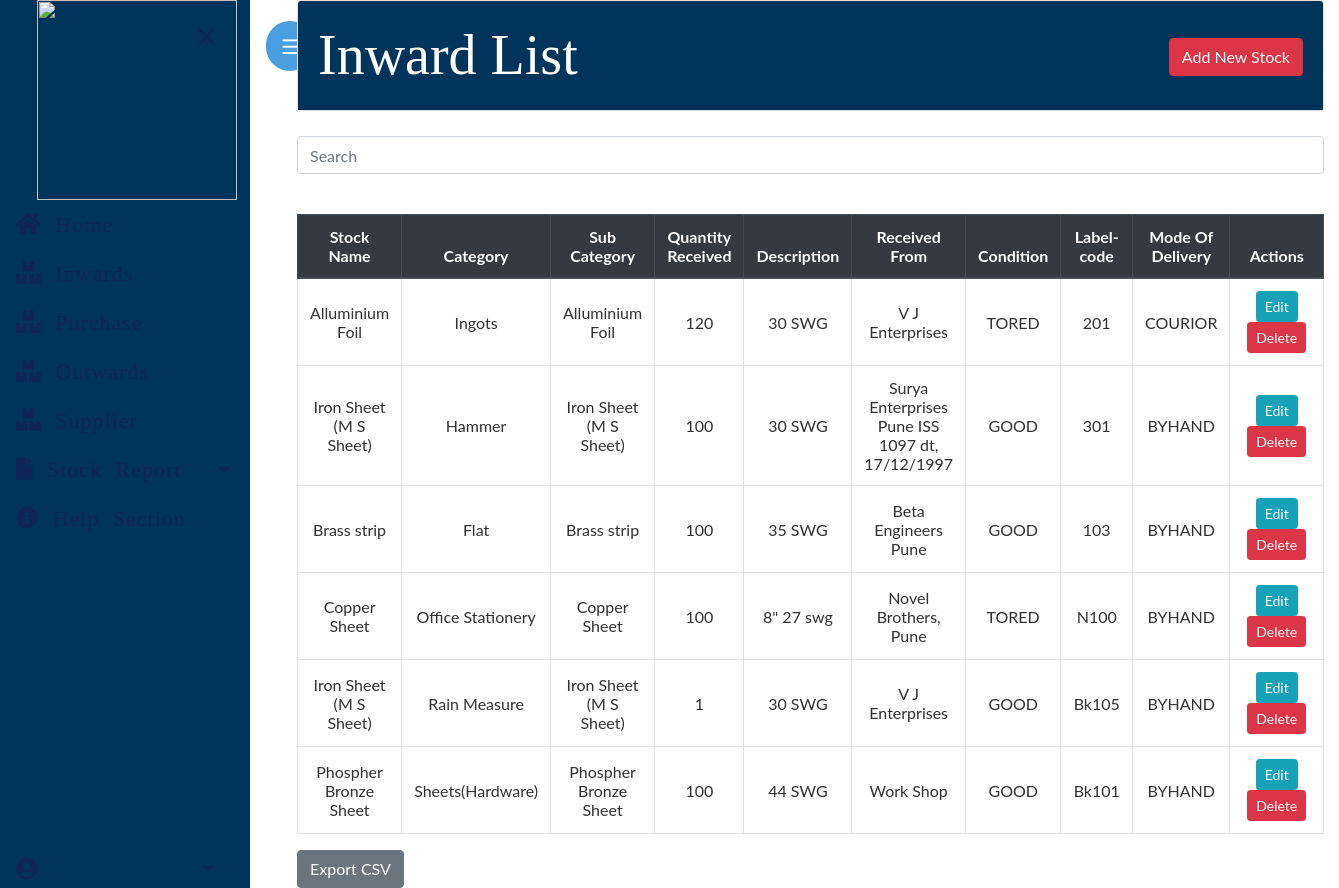
The app's page /inventory/, older data.
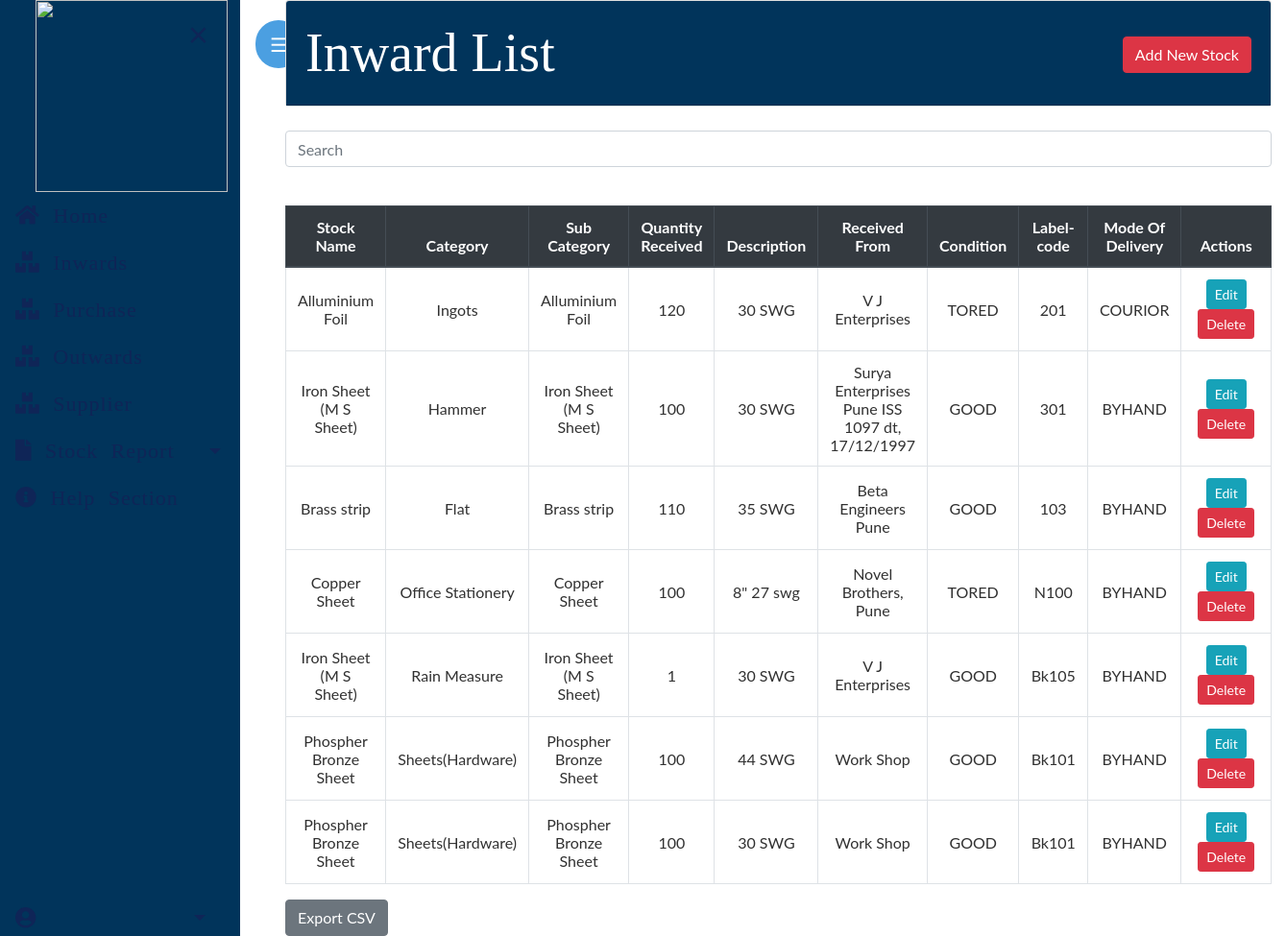
The same page, newer data.
### imdapp/models.py (models this page shows, shortened)
class Stock(models.Model):
    CONDITION = [
        ('GOOD', 'GOOD'),
        ('TORED', 'TORED'),
        ('DAMAGED', 'DAMAGED'),
    ]
    MODE_OF_DELEVERY = [
        ('BYHAND', 'BYHAND'),
        ('COURIOR', 'COURIOR'),
        ('OTHER', 'OTHER'),
    ]
    category=models.ForeignKey(Category,on_delete=models.CASCADE)
    subcategory=models.ForeignKey(Subcategory,on_delete=models.CASCADE)
    description=models.ForeignKey(Description,on_delete=models.CASCADE)
    name=models.ForeignKey(Supp,on_delete=models.CASCADE)
    type=models.CharField(max_length=20)
    id = models.AutoField(primary_key=True)
    quantity = models.IntegerField(default=1)
    Mode_of_delivery = models.CharField(max_length=50, choices=MODE_OF_DELEVERY)  # received by
    label_code = models.CharField(max_length=20, default="")
    condition = models.CharField(max_length=50, choices=CONDITION)
    is_deleted = models.BooleanField(default=False)

class Subcategory(models.Model):
    id=models.IntegerField(primary_key=True)
    subcategory=models.CharField(max_length=255)
    is_consumable=models.BooleanField(default=False)
    def __str__(self):
        return self.subcategory
    class Meta:
        db_table='Subcategory'

class Category(models.Model):
    id=models.IntegerField(primary_key=True)
    category=models.CharField(max_length=255)
    def __str__(self):
        return self.category
    class Meta:
        db_table='Category'

class Description(models.Model):
    id=models.IntegerField(primary_key=True)
    description=models.CharField(max_length=255)
    def __str__(self):
        return self.description
    class Meta:
        db_table='Description'

class Supp(models.Model):
    id=models.IntegerField(primary_key=True)
    name=models.CharField(max_length=255)
    def __str__(self):
        return self.name
    class Meta:
        db_table='Supp'

### imdapp/views.py (the view)
# urls.py: path('', views.StockListView.as_view(), name='inventory'),
class StockListView(FilterView):
    filterset_class = StockFilter
    queryset = Stock.objects.filter(is_deleted=False)
    template_name = 'inventory/inventory.html'
    paginate_by = 10

### imdapp/templates/inventory/inventory.html (shortened to what this page needs)
{% extends "base.html" %}
{% load widget_tweaks %}
{% block content %}
    <div class="card text-left">
          <div class="card-header" style="background-color:#01345B">
            <div class="row" style="color: white; font-style: bold; font-size: 3.5rem">
            <div class="col-md-8" style="font-family: 'Alkalami'" >Inward List</div>
            <div class="col-md-4">
                <div style="float:right; margin-top:8%"> <a class="btn btn-danger" href="{% url 'new-stock' %}">Add New Stock</a> </div>
            </div>
            </div>
          </div>
    </div>
    <div style="border-bottom: 1px solid white;"></div>
    <br>
    <div class="form-group">
        <input id="myInput" type="text" class="search form-control"  placeholder="Search">
    </div>
    <table class="table table-css table-bordered table-hover" id="myTable" onkeyup="myFunction()">
        <br>
        <thead class="thead-dark align-middle">
            <tr>
                <th width="8%">Stock Name</th>
                <th width="9%">Category</th>
                <th width="8%">Sub Category</th>
                <th width="5%">Quantity Received</th>
                <th width="5%">Description</th>
                <th width="5%">Received From</th>
                <th width="5%">Condition</th>
                <th width="8%">Label-code</th>
                <th width="5%">Mode Of Delivery</th>
                <th width="25%">Actions</th>
            </tr>
        </thead>
{% if object_list %}
        <tbody>
            {% for stock in object_list %}
        <tr>
                    <td class="align-middle">{{ stock.subcategory }}</td>
                    <td class="align-middle">{{ stock.category }}</td>
                    <td class="align-middle">{{ stock.subcategory }}</td>
                    <td class="align-middle">{{ stock.quantity }}</td>
                    <td class="align-middle">{{ stock.description }}</td>
                    <td class="align-middle">{{ stock.name }}</td>
                    <td class="align-middle">{{ stock.condition }}</td>
                    <td class="align-middle">{{ stock.label_code }}</td>
                    <td class="align-middle">{{ stock.Mode_of_delivery }}</td>
                    <td class="align-middle">
                        <a href="{% url 'edit-stock' stock.pk %}" class="btn btn-info btn-sm">Edit</a>
                        <a href="{% url 'delete-stock' stock.pk %}" class="btn btn-danger btn-sm"> Delete</a>
                    </td>
                </tr>
            {% endfor %}
        </tbody>
    </table>
    <div>
        <a href="{% url 'stockre' %}" class="btn btn-secondary">Export CSV</a>
    </div>
{% endif %}
{% endblock content %}

### homepage/templates/base.html (shortened to what this page needs)
{% load static %}
<html lang="en">
<head>
    <link rel="stylesheet" type="text/css" href="{% static 'bootstrap/bootstrap.min.css' %}">
    <link rel="stylesheet" href="https://use.fontawesome.com/releases/v5.7.0/css/all.css">
    <link rel="stylesheet" type="text/css" href="{% static 'css/main.css' %}">
    <link rel="stylesheet" type="text/css" href="{% static 'css/sidebar.css' %}">
    <link rel="stylesheet" type="text/css" href="{% static 'css/dialogbox.css' %}">
</head>
<body onload="openNav()">
    <main id="wrapper">
        <div id="mySidebar" class="sidebar sidebar-show">
            <a href="javascript:void(0)" class="closebtn" onclick="closeNav()">×</a>
            <ul class="list-unstyled sidebar-components">
                <img src="https://internal.imd.gov.in/section/satmet/lightning/logof.png"
          style="height: 200px; margin-top: -20px; margin-left: 45px; margin-bottom: -20px;" >
            <ul class="list-unstyled sidebar-components">
                <li>
                    <a class="sidebar-text sidebar-button " href="{% url 'home' %}"  style="font-family: 'Alkalami'"><i class="fas fa-home"></i> Home</a>
                </li>
                <li>
                    <a class="sidebar-text sidebar-button" href="{% url 'new-stock' %}" style="font-family: 'Alkalami'"><i class="fas fa-boxes"></i> Inwards</a>
                </li>
                 <li>
                    <a class="sidebar-text sidebar-button" href="{% url 'select-supplier' %}" style="font-family: 'Alkalami'"><i class="fas fa-boxes"></i> Purchase</a>
                </li>
                <li>
                    <a class="sidebar-text sidebar-button" href="{% url 'new-sale' %}" style="font-family: 'Alkalami'"><i class="fas fa-boxes"></i> Outwards</a>
                </li>
                <li>
                    <a class="sidebar-text sidebar-button" href="{% url 'new-supplier' %}" style="font-family: 'Alkalami'"><i class="fas fa-boxes"></i> Supplier</a>
                </li>
                <li>
                    <a href="#saleSubmenu" data-toggle="collapse" class="dropdown-toggle sidebar-text right-arrow sidebar-button"><i class="fas fa-file"></i> Stock Report</a>
                </li>
                <li>
                    <a class="sidebar-text sidebar-button" href="{% url 'about' %}"><i class="fas fa-info-circle"></i> Help Section</a>
                </li>
                <li class="bottomleft">
                    <a href="#UserSubmenu" data-toggle="collapse" class="dropdown-toggle sidebar-text right-arrow sidebar-button"><i class="fas fa-user-circle"></i> {{ request.user.username }}</a>
                </li>
            </ul>
 </ul>
    </div>
<div id="main">
  <button class="openbtn burgermenu" onclick="openNav()">☰</button>
</div>
                    <div class="container-fluid">
                        {% block content %}{% endblock content %}
                    </div>
            <br>
    </main>
</body>
</html>

### homepage/static/css/main.css (style rules this page uses)
body, html { height: 100%; }
.form-group { color: white; }
a { color: #55b159; }
ol, li { color: white; }
.table-css { color: #313131; }
ul { margin: 0; }
.align-middle { text-align: center; }

### homepage/static/css/sidebar.css (style rules this page uses)
.sidebar-text, .sidebar-text:hover, .sidebar-text:focus { color:#0F2557; font-size:25px; text-decoration: none; transition: all 0.3s; }
#wrapper { display: flex; width: 100%; align-items: stretch; }
.sidebar-components { padding: 20px 0; font-family: 'Alkalami'; margin-left:-8px; word-spacing: 7px; letter-spacing: 1px; }
.dropdown-toggle::after { display: block; position: absolute; top: 50%; right: 20px; transform: translateY(-50%); }
a.right-arrow[data-toggle="collapse"] { position: relative; }
.sidebar-button { padding: 10px; font-size: 1.1em; display: block; }
.bottomleft { bottom: 0; position: absolute; min-width: 250px; max-width: 250px; }

### homepage/templates/base.html (style rules this page uses)
body { font-family: "Lato", sans-serif; }
.sidebar { height: 100%; width: 0; position: fixed; z-index: 1; top: 0; left: 0; background-color: #01345B; overflow-x: hidden; transition: 0.5s; }
.sidebar a { padding: 8px 8px 8px 32px; text-decoration: none; font-size: 22px;  display: block; transition: 0.3s; }
.sidebar .closebtn { position: absolute; top: 0; color:#0F2557; right: 25px; font-size: 36px; margin-left: 50px; }
.openbtn { font-size: 20px; cursor: pointer; background-color: #111; color: white; padding: 10px 15px; border: none; }
.burgermenu { border:1px; background-color:#4B9FE1; margin-top: 5px; font-size: 20px; position:fixed; border-radius:25px; }
#main { transition: margin-left .5s; padding: 16px; }

Row changes from the older to the newer data that the page shows:
changed Stock "Brass strip": quantity "100" → "110"
added Stock: subcategory "Phospher Bronze Sheet", category "Sheets(Hardware)", quantity "100", description "30 SWG", name "Work Shop", condition "GOOD", label_code "Bk101", Mode_of_delivery "BYHAND"
